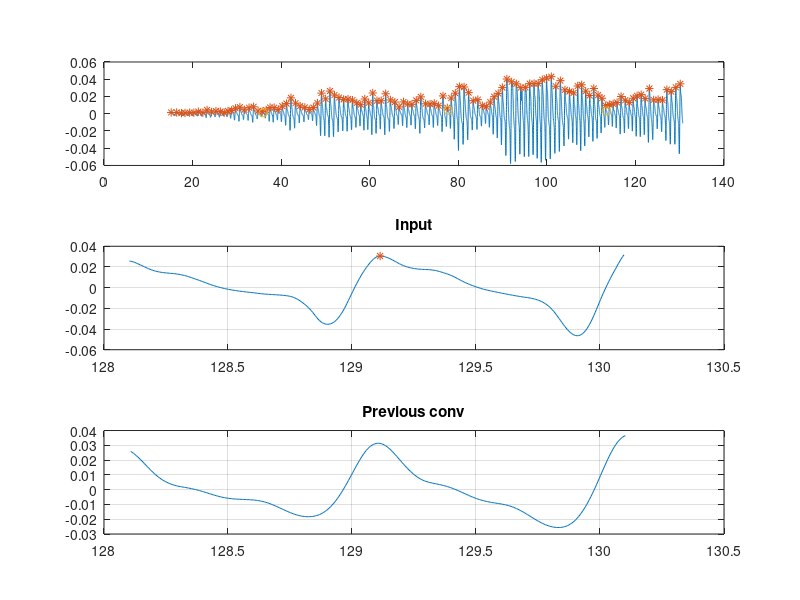

Reproduce this figure in MATLAB. (Note: this script raises an error after producing the figure.)
clc;clear all;close all;
load('normal2.mat')
N = 3;
time = peak_train(N).sign(:,1);
ppg  = peak_train(N).sign(:,2);
p = peak_train(N).p_idx;
f = peak_train(N).f_idx;
subplot(3,1,1)
plot(time,ppg); hold on;
plot(time(p),ppg(p),'*');
plot(time(f),ppg(f),'o');
%--



Fs = 1/(time(2)-time(1));
nwin = ceil(2*Fs);
for i = 2:length(p)-1
    corWin = ceil(0.2*Fs); % guard    
    nn = p(i):p(i)+nwin -1;
    subplot(3,1,2)
    plot(time(nn),ppg(nn));
    hold on;
    plot(time(p(i+1)),ppg(p(i+1)),'*'); 
    hold on; 
    for j=1:length(f)
        tf = time(f(j));
        t1 = time(p(i));
        t2 = time(p(i)+nwin);
        if(tf>t1 && tf<t2)
            plot(time(f(j)),ppg(f(j)),'o'); hold on;
        end
        title('Input')
        grid on
    end
    hold off;
        
    nncor = - corWin + p(i): p(i) + corWin;
    for k = 1:nwin
        cor(k) = sum( ppg(nncor).*ppg(nncor+k) );
    end
    
    subplot(3,1,3);
    plot(time(p(i)+1:p(i)+nwin),cor);         
    hold off;
    title('Previous conv');
    grid on;
    
    
end
grid on;
    